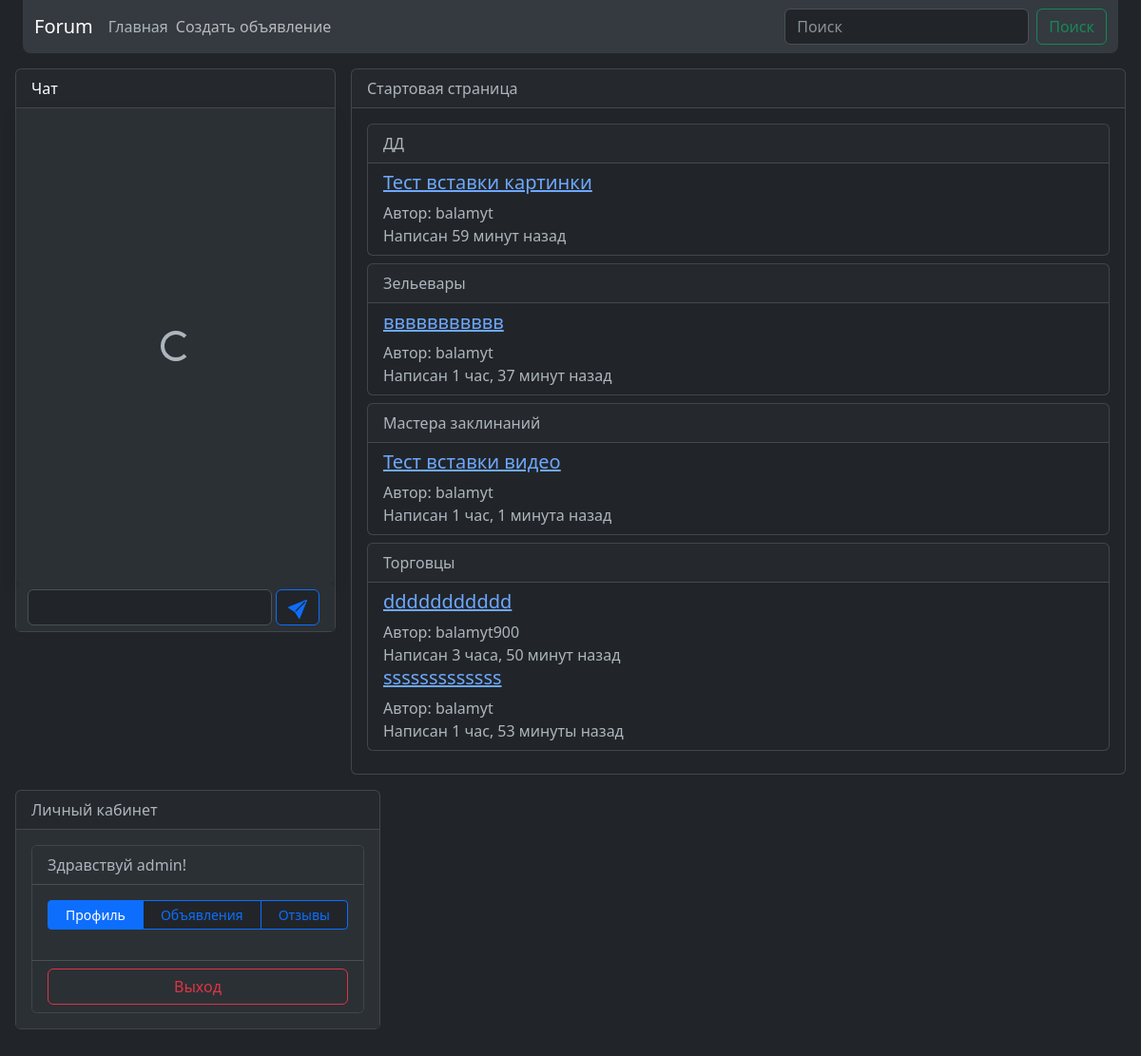
The app's page / (signed in) with its own data.
### announcement/models.py (models this page shows, shortened)
class Announcement(models.Model):
    author = models.ForeignKey(User, on_delete=models.CASCADE)
    title = models.CharField(max_length=255, null=False)
    text = models.CharField(max_length=555, null=False)
    date = models.DateTimeField(default=time)
    category = models.ForeignKey(Category, on_delete=models.CASCADE)
    class Meta:
        ordering = ('date', )

class Category(models.Model):
    name = models.CharField(max_length=50, null=False)

### main/views.py (the view)
# urls.py: path('', IndexView.as_view()),
class IndexView(ListView):
    model = Category
    template_name = 'index.html'
    def get_context_data(self, *, object_list=None, **kwargs):
        context = super().get_context_data(**kwargs)
        objects = Announcement.objects.all()[:10]
        cats = context['object_list']
        context['object_list'] = {}
        for cat in cats:
            context['object_list'][f'{cat.name}'] = []
            for obj in objects:
                if obj.category.name == cat.name:
                    context['object_list'][f'{cat.name}'].append(obj)
            if not context['object_list'][f'{cat.name}']:
                context['object_list'].pop(f'{cat.name}')
        return context

### templates/index.html
{% extends 'main.html' %}
{% block extra_head %}
{% load humanize %}
{% endblock %}
{% block body %}
<div class="card">
    <div class="card-header">Стартовая страница</div>
    <div class="card-body">
        {% for cat, objects in object_list.items %}
            <div class="card mb-2">
                <div class="card-header">{{ cat }}</div>
                <div class="group-list card-body py-2">
                    {% for obj in objects %}
                        <div class="group-list-item">
                            <a href="/announce/{{ obj.pk }}"><h5>{{ obj.title }}</h5></a>
                            Автор: {{ obj.author }}<br>
                            Написан {{ obj.date|timesince }} назад
                        </div>
                    {% endfor %}
                </div>
            </div>
        {% endfor %}
    </div>
</div>
{% endblock body %}

### templates/account/profile.html (shortened to what this page needs)
    <div class="card flex-nowrap">
      <div class="card-header">Личный кабинет</div>
      <div class="card-body bg-body-tertiary" id="login_window">
        {% if not request.user.is_authenticated %}
          <form class="form-control bg-body-tertiary" id="login_form">
          <label for="login_email">Логин или E-mail адрес</label>
          <input class="form-control" id="login_email" name="login" type="text" required>
          <div class="invalid-feedback" id="login_errors"></div>
          <label for="password">Пароль</label>
          <input class="form-control" id="password" name="password" type="password" required>
          <div class="form-check">
            <input class="form-check-input" id="remember" name="remember" type="checkbox">
            <label class="form-check-label" for="remember">Запомнить меня</label>
          </div>
          <button class="btn btn-outline-primary my-2" style="width: 223px" type="submit">Авторизация</button>
            <a class="btn btn-outline-primary" href="/accounts/google/login/?process=login">
                    <svg xmlns="http://www.w3.org/2000/svg" width="20" height="20" fill="currentColor" class="bi bi-google" viewBox="0 0 16 16">
                      <path d="M15.545 6.558a9.42 9.42 0 0 1 .139 1.626c0 2.434-.87 4.492-2.384 5.885h.002C11.978 15.292 10.158 16 8 16A8 8 0 1 1 8 0a7.689 7.689 0 0 1 5.352 2.082l-2.284 2.284A4.347 4.347 0 0 0 8 3.166c-2.087 0-3.86 1.408-4.492 3.304a4.792 4.792 0 0 0 0 3.063h.003c.635 1.893 2.405 3.301 4.492 3.301 1.078 0 2.004-.276 2.722-.764h-.003a3.702 3.702 0 0 0 1.599-2.431H8v-3.08h7.545z"/>
                    </svg>
                </a>
          <h6>Еще нет аккаунта? <a href="{% url 'account_signup' %}">Регистрация</a></h6>
          <div class="alert alert-danger d-none" id="errors" role="alert"></div>
        </form>
       {% else %}
          <div class="card">
          <div class="card-header bg-body-tertiary">Здравствуй {{ request.user.username }}!</div>
          <div class="card-body bg-body-tertiary">
            <div class="d-flex flex-row mb-3 btn-group bg-body" role="group">
              <button class="btn btn-outline-primary btn-sm" id="profile_btn">Профиль</button>
              <button class="btn btn-outline-primary btn-sm" id="announce_btn">Объявления</button>
              <button class="btn btn-outline-primary btn-sm" id="reply_btn">Отзывы</button>
            </div>
          </div>
          <div class="card-footer d-grid gap-2 bg-body-tertiary">
            <button class="btn btn-outline-danger" id="logout_form">Выход</button>
          </div>
          </div>
       {% endif %}
      </div>
    </div>

### records on screen
Announcement: name "ДД", title "Тест вставки картинки", author "balamyt", date "59 минут"
Announcement: name "Зельевары", title "ввввввввввв", author "balamyt", date "1 час, 37 минут"
Announcement: name "Мастера заклинаний", title "Тест вставки видео", author "balamyt", date "1 час, 1 минута"
Announcement: name "Торговцы", title "ddddddddddd", author "balamyt900", date "3 часа, 50 минут"
Announcement: title "sssssssssssss", author "balamyt", date "1 час, 53 минуты"

### other values on screen
{{ request.user.username }} "admin"
